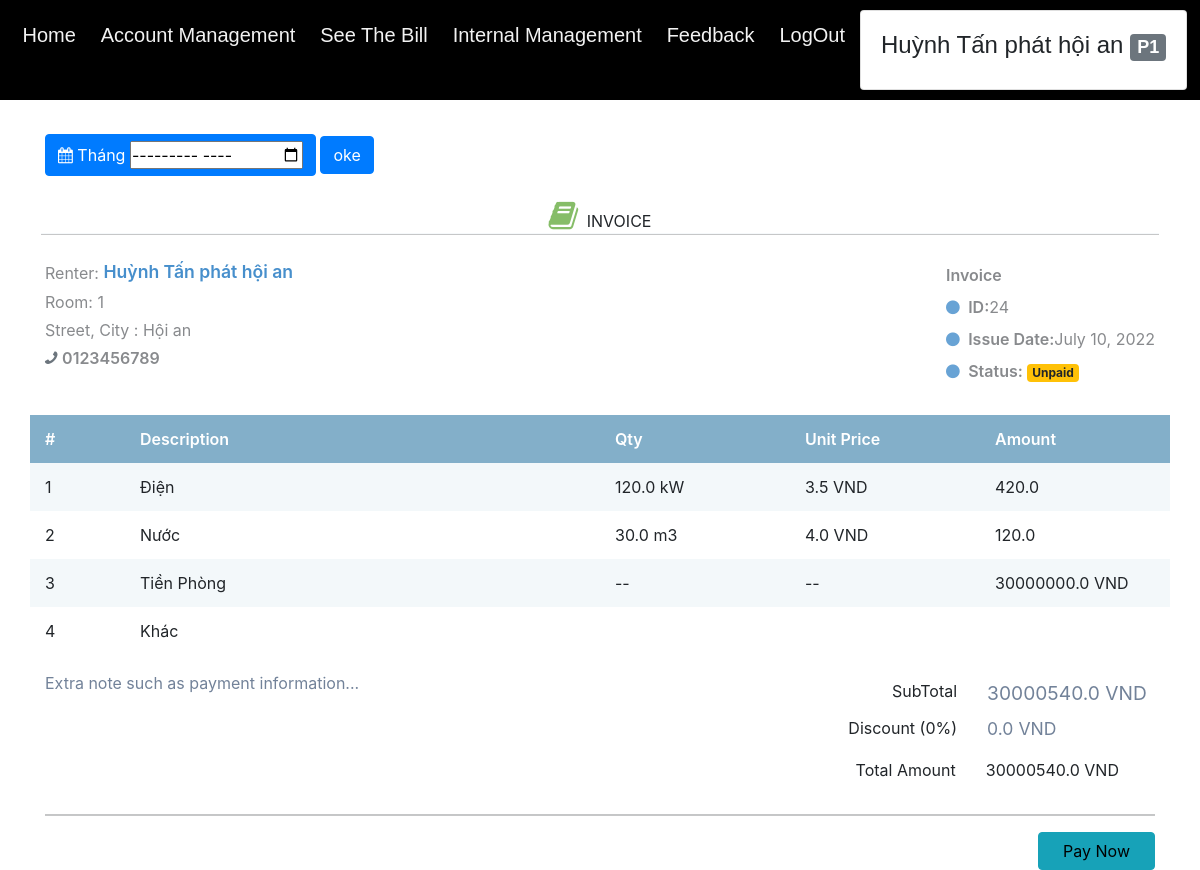
Screenshot of /bill/bill_of_renter_site/ (signed in) with the database file from the repository.
### User/models.py (models this page shows, shortened)
class MyUser(AbstractBaseUser,PermissionsMixin):
    username=models.CharField(max_length=255,unique=True)
    email = models.EmailField(
        verbose_name='email address',
        max_length=255,
    )
    full_name=models.CharField(max_length=255)
    phone_number=models.CharField(max_length=12,null=True)
    address=models.CharField(max_length=255,null=True)
    is_active = models.BooleanField(default=True)
    is_owner=models.BooleanField(default=False)
    objects = MyUserManager()
    USERNAME_FIELD = 'username'
    REQUIRED_FIELDS = ['email','full_name']

class Renter(models.Model):
    user=models.OneToOneField(MyUser,on_delete=models.CASCADE)
    room=models.ForeignKey(Room,related_name='renter'
                           ,on_delete=models.CASCADE)
    citizen_id=models.CharField(max_length=15,null=True)

### Room/models.py (models this page shows, shortened)
class Room(models.Model):
    class  Meta:
        constraints = [
            models.CheckConstraint(check=models.Q(room_number__gte=0,area__gte=0,
                                                  room_price__gte=0),name='gte 0'),
        ]
    room_id=models.CharField(max_length=20,primary_key=True)
    room_number=models.IntegerField(unique=True)
    area=models.CharField(max_length=20)
    room_price=models.FloatField(default=0)
    status=models.BooleanField(default=False)
    description=models.CharField(max_length=250,default="")

### Bill/models.py (models this page shows, shortened)
class Bill(models.Model):
    room=models.ForeignKey(Room,on_delete=models.CASCADE)
    cubic_metres_of_water=models.FloatField()
    water_price=models.FloatField()
    electrict_number=models.FloatField()
    electricity_price=models.FloatField()
    discount=models.IntegerField(default=0)
    date=models.DateField()
    pay_status=models.BooleanField(default=False)
    def get_total(self):
        return (self.cubic_metres_of_water*self.water_price+self.electricity_price*self.electrict_number +self.room.room_price)
    def get_total_amount(self):
        return ((self.cubic_metres_of_water*self.water_price+self.electricity_price*self.electrict_number +self.room.room_price)
                *(100-self.discount))/100

### Bill/views.py (the view)
# urls.py: path("bill_of_renter_site/",views.BillOfRenterSite.as_view(),name="bill_of_renter_site"),
class BillOfRenterSite(TemplateView):
    template_name="renter_dashboard/partial/bill.html"
    def get(self,request,date=None):
        Renter.objects
        if not Bill.objects.filter(room=request.user.renter.room).exists():
            return HttpResponse("Hiện tại phòng không có hóa đơn")
        else:
            return self.render_to_response(self.get_context_data(date))
    def get_context_data(self,date=None):
        room=self.request.user.renter.room
        context=super().get_context_data()
        bills=Bill.objects.filter(room=room).order_by("-date")
        if date!=None:
            date_cvt=datetime.datetime.strptime(date, "%Y-%m").date()
            month=date_cvt.month
            year=date_cvt.year
            try:
                bill=bills.get(date__month=month,date__year=year)
            except:
                bill=bills.first()
                context['message']="Ngày được chọn không có hóa đơn"
        else:
            bill=bills.first()
        context['bills']=bills
        context['bill']=bill
        return context

### templates/renter_dashboard/partial/bill.html (shortened to what this page needs)
{% extends "renter_dashboard/base.html" %}
{% load static  %}
{% load mathfilters %}
{% block link %}
    <link href="https://maxcdn.bootstrapcdn.com/font-awesome/4.7.0/css/font-awesome.min.css" rel="stylesheet" />
    <link rel="stylesheet" href="https://cdn.jsdelivr.net/npm/bootstrap@4.6.1/dist/css/bootstrap.min.css">
{% endblock link %}
{% block content %}
<div class="page-content container">
    <div class="page-header text-blue-d2">
        <h1 class="page-title text-secondary-d1">
            <small class="page-info">
             </small>
        </h1>
    </div>
    <div class="container px-0">
        <button class="btn btn-primary " type="month"
            title="Tính tiền phòng và dịch vụ hàng tháng" style="display: inline-block;"><i
                class="fa fa-calendar"></i> Tháng
                <input id="input-month" type="month">
        </button>
        <button class="btn btn-primary filter-month" >
                oke
        </button>
        <div class="row mt-4">
            <div class="col-12 col-lg-12">
                <div class="row">
                    <div class="col-12">
                        <div class="text-center text-150">
                            <i class="fa fa-book fa-2x text-success-m2 mr-1"></i>
                            <span class="text-default-d3">INVOICE</span>
                        </div>
                    </div>
                </div>
                <hr class="row brc-default-l1 mx-n1 mb-4" />
                <div class="row">
                    <div class="col-sm-6">
                        <div>
                            <span class="text-sm text-grey-m2 align-middle">Renter:</span>
                            <span class="text-600 text-110 text-blue align-middle">{{ user.full_name }}</span>
                        </div>
                        <div class="text-grey-m2">
                            <div class="my-1">
                                Room: {{bill.room.room_number}}
                            </div>
                            <div class="my-1">
                                Street, City : {{user.address}}
                            </div>
                            <div class="my-1"><i class="fa fa-phone fa-flip-horizontal text-secondary"></i> <b class="text-600">{{user.phone_number}}</b></div>
                        </div>
                    </div>
                    <div class="text-95 col-sm-6 align-self-start d-sm-flex justify-content-end">
                        <div class="text-grey-m2">
                            <div class="mt-1 mb-2 text-secondary-m1 text-600 text-125">
                                Invoice
                            </div>
                            <div class="my-2"><i class="fa fa-circle text-blue-m2 text-xs mr-1"></i> <span class="text-600 text-90">ID:</span>{{bill.id}}</div>
                            <div class="my-2"><i class="fa fa-circle text-blue-m2 text-xs mr-1"></i> <span class="text-600 text-90">Issue Date:</span>{{bill.date }}</div>
                            <div class="my-2"><i class="fa fa-circle text-blue-m2 text-xs mr-1"></i> <span class="text-600 text-90">Status:</span> <span class=" badge badge-warning px-25">
                                {% if bill.pay_status %}
                                    Paid
                                {% else %}
                                    Unpaid
                                {% endif %}
                            </span></div>
                        </div>
                    </div>
                </div>
                <div class="mt-4">
                    <div class="row text-600 text-white bgc-default-tp1 py-25">
                        <div class="d-none d-sm-block col-1">#</div>
                        <div class="col-9 col-sm-5">Description</div>
                        <div class="d-none d-sm-block col-4 col-sm-2">Qty</div>
                        <div class="d-none d-sm-block col-sm-2">Unit Price</div>
                        <div class="col-2">Amount</div>
                    </div>
                    <div class="text-95 text-secondary-d3">
                        <div class="row mb-2 mb-sm-0 py-25 bgc-default-l4">
                            <div class="d-none d-sm-block col-1">1</div>
                            <div class="col-9 col-sm-5">Điện</div>
                            <div class="d-none d-sm-block col-2">{{bill.electrict_number}} kW</div>
                            <div class="d-none d-sm-block col-2 text-95">{{bill.electricity_price}} VND</div>
                            <div class="col-2 text-secondary-d2">
                                {{ bill.electrict_number|mul:bill.electricity_price }}
                            </div>
                        </div>
                        <div class="row mb-2 mb-sm-0 py-25">
                            <div class="d-none d-sm-block col-1">2</div>
                            <div class="col-9 col-sm-5">Nước</div>
                            <div class="d-none d-sm-block col-2">{{bill.cubic_metres_of_water}} m3</div>
                            <div class="d-none d-sm-block col-2 text-95">{{bill.water_price}} VND</div>
                            <div class="col-2 text-secondary-d2">{{ bill.cubic_metres_of_water|mul:bill.water_price }}</div>
                        </div>
                        <div class="row mb-2 mb-sm-0 py-25 bgc-default-l4">
                            <div class="d-none d-sm-block col-1">3</div>
                            <div class="col-9 col-sm-5">Tiền Phòng</div>
                            <div class="d-none d-sm-block col-2">--</div>
                            <div class="d-none d-sm-block col-2 text-95">--</div>
                            <div class="col-2 text-secondary-d2">{{bill.room.room_price}} VND</div>
                        </div>
                        <div class="row mb-2 mb-sm-0 py-25">
                            <div class="d-none d-sm-block col-1">4</div>
                            <div class="col-9 col-sm-5">Khác</div>
                            <div class="d-none d-sm-block col-2"></div>
                            <div class="d-none d-sm-block col-2 text-95"></div>
                            <div class="col-2 text-secondary-d2"></div>
                        </div>
                    </div>
                    <div class="row mt-3">
                        <div class="col-12 col-sm-7 text-grey-d2 text-95 mt-2 mt-lg-0 text-secondary-d1">
                            Extra note such as payment information...
                        </div>
                        <div class="col-12 col-sm-5 text-grey text-90 order-first order-sm-last">
                            <div class="row my-2">
                                <div class="col-7 text-right">
                                    SubTotal
                                </div>
                                <div class="col-5">
                                    <span class="text-120 text-secondary-d1">{{bill.get_total}} VND</span>
                                </div>
                            </div>
                            <div class="row my-2">
                                <div class="col-7 text-right">
                                    Discount ({{bill.discount}}%)
                                </div>
                                <div class="col-5">
                                    <span class="text-110 text-secondary-d1">{{bill.get_total|mul:bill.discount|div:100}} VND</span>
                                </div>
                            </div>
                            <div class="row my-2 align-items-center bgc-primary-l3 p-2">
                                <div class="col-7 text-right">
                                    Total Amount
                                </div>
                                <div class="col-5">
                                    <span class="text-150 text-success-d3 opacity-2">{{bill.get_total_amount}} VND</span>
                                </div>
                            </div>
                        </div>
                    </div>
                    <hr />
                    <div>
                        <a href="pay.html" class="btn btn-info btn-bold px-4 float-right mt-3 mt-lg-0">Pay Now</a>
                    </div>
                </div>
            </div>
        </div>
    </div>
</div>
{% endblock content %}

### templates/renter_dashboard/base.html (shortened to what this page needs)
{% load static %}
<!doctype html>
<html lang="en">
<head>
    <link rel="stylesheet" href="https://cdn.jsdelivr.net/npm/bootstrap@4.0.0/dist/css/bootstrap.min.css">
    <link rel="stylesheet" href="{% static 'home/css/style.css' %}">
    <link rel="stylesheet" href="https://cdnjs.cloudflare.com/ajax/libs/font-awesome/6.1.1/css/all.min.css"
 />
    <link href='https://unpkg.com/boxicons@2.1.2/css/boxicons.min.css' rel='stylesheet'>
    <link href="{% static 'renter_dashboard/css/bootstrap.css' %}" rel="stylesheet">
    <link  href="{% static 'renter_dashboard/css/bootstrap.min.css' %}" rel="stylesheet">
    <link href='https://cdnjs.cloudflare.com/ajax/libs/font-awesome/4.7.0/css/font-awesome.min.css' rel='stylesheet'>
    {% block link %}
    {% endblock link %}
    <link rel="stylesheet" href="{% static 'renter_dashboard/css/base.css' %}">
</head>
<body>
    <div class="top">
        <a href="{% url 'home:renter_site' %}">Home</a>
        <a href="{% url 'user:edit_user_of_renter_site' user.renter.id %}">Account Management</a></a>
        <a href="{% url 'bill:bill_of_renter_site' %}">See The Bill</a>
        <a href="#Internal_Management">Internal Management</a>
        <a href="{% url 'feedback:renter_feed_back' %}">Feedback</a>
        <a href="{% url 'home:logout' %}">LogOut</a>
        <div class="card">
            <div class="card-body">
            <h4>{{user.full_name}} <span class="badge bg-secondary">P{{user.renter.room.room_number}}</span></h4>
            </div>
        </div>
    </div>
    {% block content %}
    {% endblock content %}
</body>
</html>

### static/home/css/style.css (style rules this page uses)
* { margin: 0; padding: 0; box-sizing: border-box; }
html, body { width: 100%; height: 100%; --bg: #e9eef4; --color-text: #0e0e0e; --color-boder: #bcbfc2; --btn-active: #bcbfc2; font-family: 'Open Sans', sans-serif; }
a { text-decoration: none; }

### static/renter_dashboard/css/base.css (style rules this page uses)
.top { top : 0%; margin: 0; font-family: Arial, Helvetica, sans-serif; position: absolute; width: 100%; overflow: hidden; background-color: black; position: fixed; }
.top a { float: left; color: #f2f2f2; text-align: center; padding: 14px 16px; text-decoration: none; font-size: 17px; }

### rows the page displays
MyUser: full_name "Huỳnh Tấn phát hội an", renter.room.room_number "1", address "Hội an", phone_number "0123456789"
Bill: room.room_number "1", id "24", date "July 10, 2022", electrict_number "120.0", electricity_price "3.5", electrict_number|mul "420.0", cubic_metres_of_water "30.0", water_price "4.0", cubic_metres_of_water|mul "120.0", room.room_price "30000000.0", get_total "30000540.0", discount "0", get_total|mul "0.0", get_total_amount "30000540.0"
